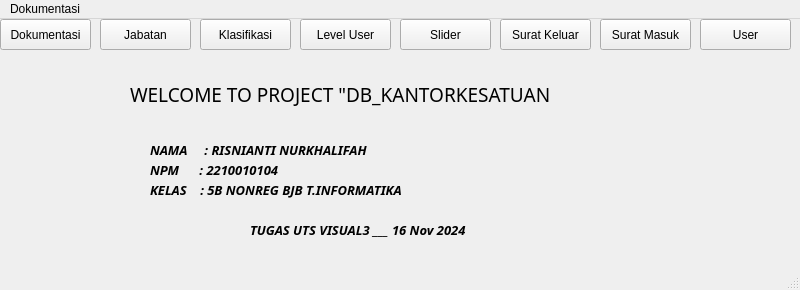
<?xml version="1.0" encoding="UTF-8"?>
<ui version="4.0">
 <class>MainWindow</class>
 <widget class="QMainWindow" name="MainWindow">
  <property name="geometry">
   <rect>
    <x>0</x>
    <y>0</y>
    <width>800</width>
    <height>290</height>
   </rect>
  </property>
  <property name="windowTitle">
   <string>MainWindow</string>
  </property>
  <widget class="QWidget" name="centralwidget">
   <widget class="QPushButton" name="btnJabatan">
    <property name="geometry">
     <rect>
      <x>100</x>
      <y>0</y>
      <width>91</width>
      <height>31</height>
     </rect>
    </property>
    <property name="text">
     <string>Jabatan</string>
    </property>
   </widget>
   <widget class="QPushButton" name="btnDokumentasi">
    <property name="geometry">
     <rect>
      <x>0</x>
      <y>0</y>
      <width>91</width>
      <height>31</height>
     </rect>
    </property>
    <property name="text">
     <string>Dokumentasi</string>
    </property>
   </widget>
   <widget class="QPushButton" name="btnKlasifikasi">
    <property name="geometry">
     <rect>
      <x>200</x>
      <y>0</y>
      <width>91</width>
      <height>31</height>
     </rect>
    </property>
    <property name="text">
     <string>Klasifikasi</string>
    </property>
   </widget>
   <widget class="QPushButton" name="btnLevelUser">
    <property name="geometry">
     <rect>
      <x>300</x>
      <y>0</y>
      <width>91</width>
      <height>31</height>
     </rect>
    </property>
    <property name="text">
     <string>Level User</string>
    </property>
   </widget>
   <widget class="QPushButton" name="btnSlider">
    <property name="geometry">
     <rect>
      <x>400</x>
      <y>0</y>
      <width>91</width>
      <height>31</height>
     </rect>
    </property>
    <property name="text">
     <string>Slider</string>
    </property>
   </widget>
   <widget class="QPushButton" name="btnSuratKeluar">
    <property name="geometry">
     <rect>
      <x>500</x>
      <y>0</y>
      <width>91</width>
      <height>31</height>
     </rect>
    </property>
    <property name="text">
     <string>Surat Keluar</string>
    </property>
   </widget>
   <widget class="QPushButton" name="btnSuratMasuk">
    <property name="geometry">
     <rect>
      <x>600</x>
      <y>0</y>
      <width>91</width>
      <height>31</height>
     </rect>
    </property>
    <property name="text">
     <string>Surat Masuk</string>
    </property>
   </widget>
   <widget class="QPushButton" name="btnUser">
    <property name="geometry">
     <rect>
      <x>700</x>
      <y>0</y>
      <width>91</width>
      <height>31</height>
     </rect>
    </property>
    <property name="text">
     <string>User</string>
    </property>
   </widget>
   <widget class="QLabel" name="label">
    <property name="geometry">
     <rect>
      <x>130</x>
      <y>50</y>
      <width>551</width>
      <height>51</height>
     </rect>
    </property>
    <property name="font">
     <font>
      <family>Imprint MT Shadow</family>
      <pointsize>14</pointsize>
      <weight>50</weight>
      <italic>false</italic>
      <bold>false</bold>
     </font>
    </property>
    <property name="text">
     <string>WELCOME TO PROJECT &quot;DB_KANTORKESATUAN</string>
    </property>
   </widget>
   <widget class="QLabel" name="label_2">
    <property name="geometry">
     <rect>
      <x>150</x>
      <y>120</y>
      <width>271</width>
      <height>21</height>
     </rect>
    </property>
    <property name="font">
     <font>
      <family>Cascadia Code SemiBold</family>
      <pointsize>10</pointsize>
      <weight>75</weight>
      <italic>true</italic>
      <bold>true</bold>
     </font>
    </property>
    <property name="text">
     <string>NAMA     : RISNIANTI NURKHALIFAH</string>
    </property>
   </widget>
   <widget class="QLabel" name="label_3">
    <property name="geometry">
     <rect>
      <x>150</x>
      <y>140</y>
      <width>171</width>
      <height>21</height>
     </rect>
    </property>
    <property name="font">
     <font>
      <family>Cascadia Code SemiBold</family>
      <pointsize>10</pointsize>
      <weight>75</weight>
      <italic>true</italic>
      <bold>true</bold>
     </font>
    </property>
    <property name="text">
     <string>NPM      : 2210010104</string>
    </property>
   </widget>
   <widget class="QLabel" name="label_4">
    <property name="geometry">
     <rect>
      <x>150</x>
      <y>160</y>
      <width>321</width>
      <height>21</height>
     </rect>
    </property>
    <property name="font">
     <font>
      <family>Cascadia Code SemiBold</family>
      <pointsize>10</pointsize>
      <weight>75</weight>
      <italic>true</italic>
      <bold>true</bold>
     </font>
    </property>
    <property name="text">
     <string>KELAS    : 5B NONREG BJB T.INFORMATIKA</string>
    </property>
   </widget>
   <widget class="QLabel" name="label_5">
    <property name="geometry">
     <rect>
      <x>250</x>
      <y>200</y>
      <width>321</width>
      <height>21</height>
     </rect>
    </property>
    <property name="font">
     <font>
      <family>Cascadia Code SemiBold</family>
      <pointsize>10</pointsize>
      <weight>75</weight>
      <italic>true</italic>
      <bold>true</bold>
     </font>
    </property>
    <property name="text">
     <string>TUGAS UTS VISUAL3 ___ 16 Nov 2024</string>
    </property>
   </widget>
  </widget>
  <widget class="QMenuBar" name="menubar">
   <property name="geometry">
    <rect>
     <x>0</x>
     <y>0</y>
     <width>800</width>
     <height>21</height>
    </rect>
   </property>
   <widget class="QMenu" name="menuDokumentasi">
    <property name="title">
     <string>Dokumentasi</string>
    </property>
   </widget>
   <addaction name="menuDokumentasi"/>
  </widget>
  <widget class="QStatusBar" name="statusbar"/>
 </widget>
 <resources/>
 <connections/>
</ui>
